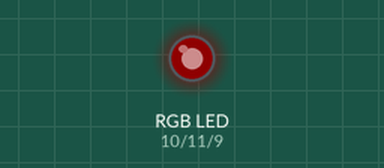
Bench run of a sketch on a simulated Arduino Uno, built with avr-gcc and run on an emulated ATmega328P. Parts: an RGB LED mixed from three pins (HIGH = lit). Dim RGB values are drawn brighter than linear; random numbers use the default seed unless the sketch sets one.

Above: at 0.15 s.
At 1.35 s:
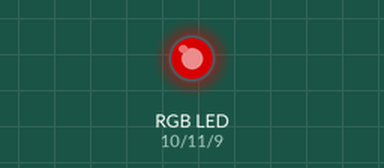
At 3.15 s:
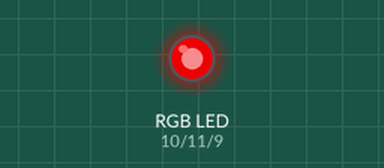
At 6.15 s:
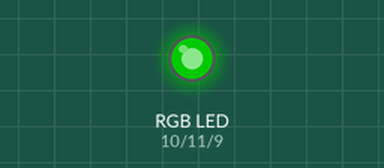
At 12.16 s:
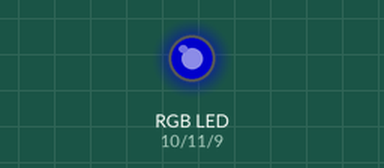
At 30.3 s:
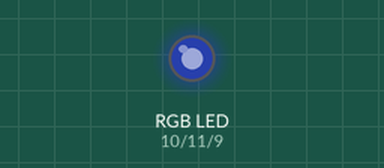
Timing chart, 0 to 40.0 s (numbered marks = the images above):
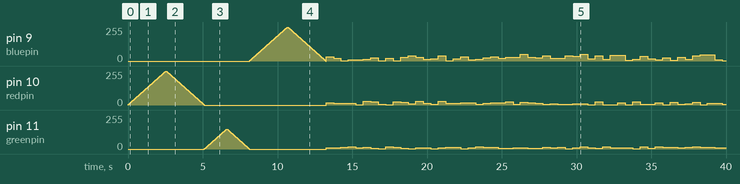

The sketch:

_3LED_LAB6_.ino
```cpp
const int bluepin=9;
const int redpin=10;
const int greenpin=11;
void setup() {
}
void loop() {
 int bluevalue=0;
 int redvalue=0;
 int greenvalue=0;
 for(redvalue=1; redvalue<=255; redvalue=redvalue+1){
 analogWrite(redpin, redvalue);
 delay(10);
}
 for(redvalue=255; redvalue>=0; redvalue=redvalue-1){
  analogWrite(redpin,redvalue);
  delay(10);
 }
 for(greenvalue=1; greenvalue<=150; greenvalue=greenvalue+1){
  analogWrite(greenpin,greenvalue);
  delay(10);
 }
 for(greenvalue=150; greenvalue>=0; greenvalue=greenvalue-1){
  analogWrite(greenpin,greenvalue);
  delay(10);
 }
 for(bluevalue=1; bluevalue<=255; bluevalue=bluevalue+1){
  analogWrite(bluepin,bluevalue);
  delay(10);
   }
   for(bluevalue=255; bluevalue>=0; bluevalue=bluevalue-1){
    analogWrite(bluepin,bluevalue);
    delay(10);
   }
   for(int i=1; i<=100; i=i+1){
    redvalue=random(1,30);
    greenvalue=random(1,20);
    bluevalue=random(1,50);

    analogWrite(redpin,redvalue);
    analogWrite(greenpin,greenvalue);
    analogWrite(bluepin,bluevalue);
    delay(500);
   }
    analogWrite(redpin,0);
    analogWrite(greenpin,0);
    analogWrite(bluepin,0);
}
```
